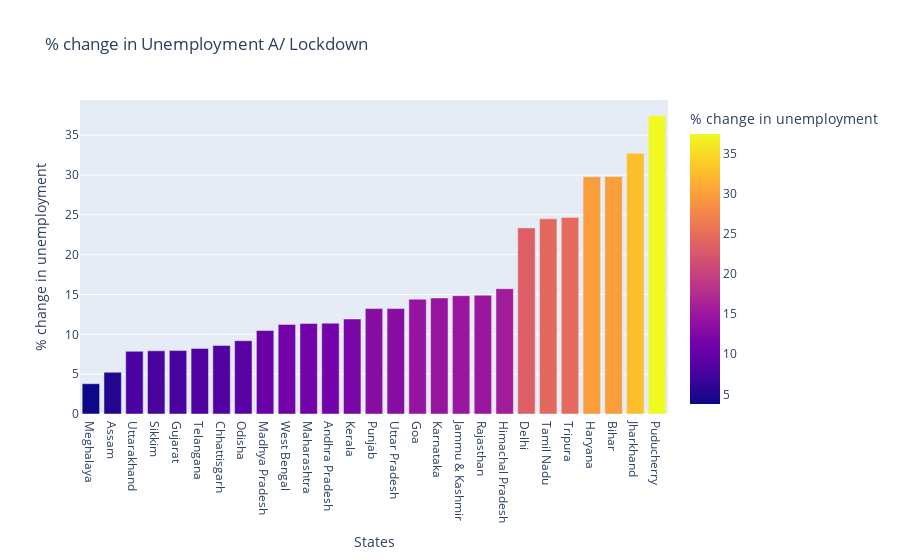

The notebook cell saved with this chart:
### Code cell
#plotting a 'bar-chart' for the "%change in unemployment A/ lockdown"
fig = px.bar(df47g, x='States',y='% change in unemployment',
             color='% change in unemployment',
             title='% change in Unemployment A/ Lockdown')

fig.show()

### Figure 1 — Plotly figure (JSON) as saved in the notebook; plotly's stock layout.template omitted (floating-point values rounded to 4 significant figures)
{"data": [{"hovertemplate": "States=%{x}<br>% change in unemployment=%{marker.color}<extra></extra>", "legendgroup": "", "marker": {"color": [3.8, 5.24, 7.87, 7.93, 7.96, 8.22, 8.6, 9.2, 10.48, 11.24, 11.37, 11.4, 11.92, 13.23, 13.24, 14.4, 14.56, 14.85, 14.91, 15.73, 23.36, 24.5, 24.67, 29.78, 29.8, 32.72, 37.44], "coloraxis": "coloraxis", "pattern": {"shape": ""}}, "name": "", "orientation": "v", "showlegend": false, "textposition": "auto", "type": "bar", "x": ["Meghalaya", "Assam", "Uttarakhand", "Sikkim", "Gujarat", "Telangana", "Chhattisgarh", "Odisha", "Madhya Pradesh", "West Bengal", "Maharashtra", "Andhra Pradesh", "Kerala", "Punjab", "Uttar Pradesh", "Goa", "Karnataka", "Jammu & Kashmir", "Rajasthan", "Himachal Pradesh", "Delhi", "Tamil Nadu", "Tripura", "Haryana", "Bihar", "Jharkhand", "Puducherry"], "xaxis": "x", "y": [3.8, 5.24, 7.87, 7.93, 7.96, 8.22, 8.6, 9.2, 10.48, 11.24, 11.37, 11.4, 11.92, 13.23, 13.24, 14.4, 14.56, 14.85, 14.91, 15.73, 23.36, 24.5, 24.67, 29.78, 29.8, 32.72, 37.44], "yaxis": "y"}], "layout": {"barmode": "relative", "coloraxis": {"colorbar": {"title": {"text": "% change in unemployment"}}, "colorscale": [[0, "#0d0887"], [0.1111, "#46039f"], [0.2222, "#7201a8"], [0.3333, "#9c179e"], [0.4444, "#bd3786"], [0.5556, "#d8576b"], [0.6667, "#ed7953"], [0.7778, "#fb9f3a"], [0.8889, "#fdca26"], [1, "#f0f921"]]}, "legend": {"tracegroupgap": 0}, "title": {"text": "% change in Unemployment A/ Lockdown"}, "xaxis": {"anchor": "y", "domain": [0, 1], "title": {"text": "States"}}, "yaxis": {"anchor": "x", "domain": [0, 1], "title": {"text": "% change in unemployment"}}}}
